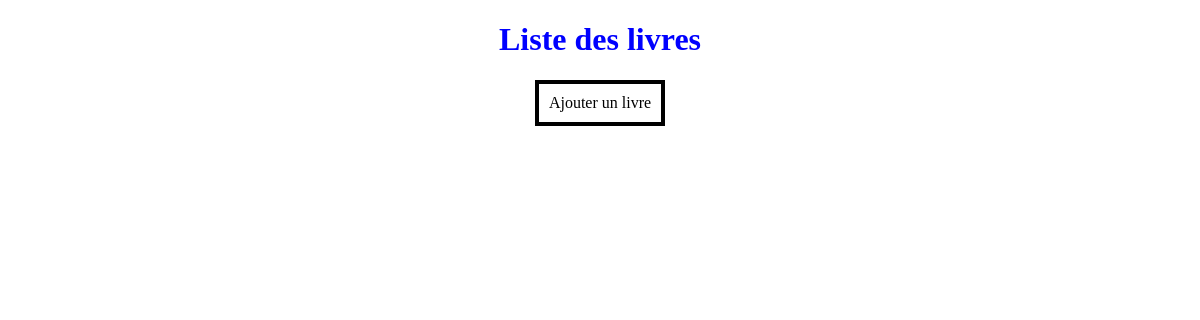
Before: /myfirstapp/bibliotheque/ with the older database file.
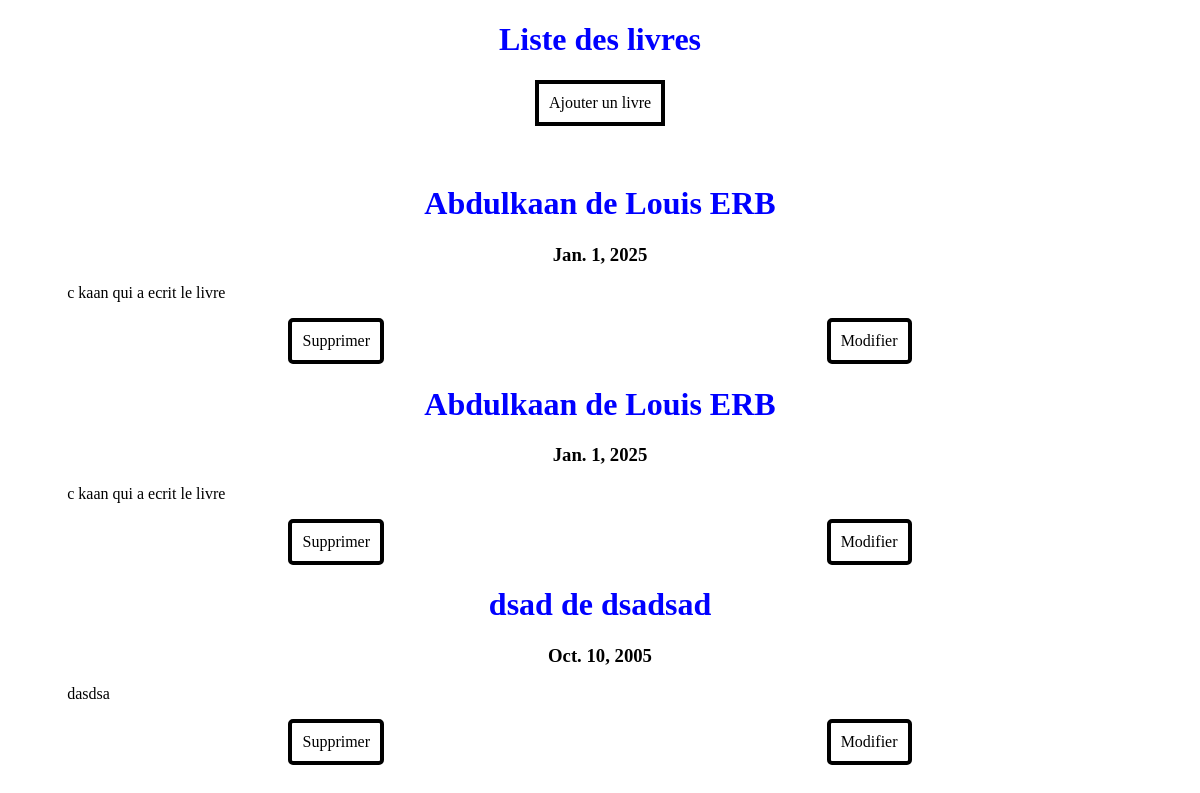
After: the same page with the newer database file.
### myfirstapp/models.py (models this page shows, shortened)
class Livre(models.Model):
    titre = models.CharField(max_length=100)
    auteur = models.CharField(max_length=100)
    date_parution = models.DateField(blank=True, null=True)
    nombre_pages = models.IntegerField(blank=False)
    resume = models.TextField(blank=True, null=True)

### myfirstapp/views.py (the view)
# urls.py: path('bibliotheque/', views.bibliotheque),
def bibliotheque(request):
    livres = Livre.objects.all()
    return render(request, "myfirstapp/bibliotheque.html",{"livres":livres})

### myfirstapp/templates/myfirstapp/bibliotheque.html (shortened to what this page needs)
<!DOCTYPE html>
<head>
    {% load static %}
    <link rel="stylesheet" href="{% static 'myfirstapp/style.css' %}">
</head>
<body>
    <h1 class="titre">Liste des livres</h1>
    <a href="../ajout">Ajouter un livre</a>
    <ul>
        {% for livre in livres %}
            <li>
                <h1>{{ livre.titre }} de {{ livre.auteur }}</h1>
                <h3 class="date">{{ livre.date_parution }}</h3>
                <p>{{ livre.resume }}</p>
                <div class="buttons">
                    <a class="btn" href="../delete/{{ livre.id }}">Supprimer</a>
                    <a class="btn" href="../update/{{ livre.id }}">Modifier</a>
                </div>
            </li>
        {% endfor %}
    </ul>
</body>

Changed rows visible on the page:
added Livre: titre "Abdulkaan", auteur "Louis ERB", date_parution "Jan. 1, 2025", resume "c kaan qui a ecrit le livre"
added Livre: titre "Abdulkaan", auteur "Louis ERB", date_parution "Jan. 1, 2025", resume "c kaan qui a ecrit le livre"
added Livre: titre "dsad", auteur "dsadsad", date_parution "Oct. 10, 2005", resume "dasdsa"
